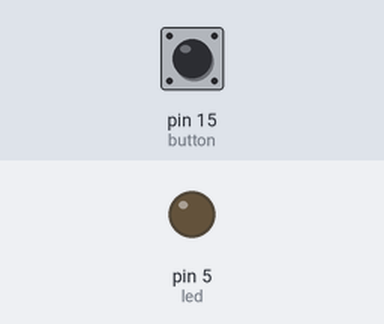
The program below on a simulated MicroPython board. On the bench: output pins drawn as LEDs (lit = HIGH). Inputs (shaded band) come from the test bench; at power-on: pin 15 (button) HIGH.

Above: at 1.2 s.
1.3 s: pin 15 (button) pulled LOW for 0.15 s
At 2.4 s:
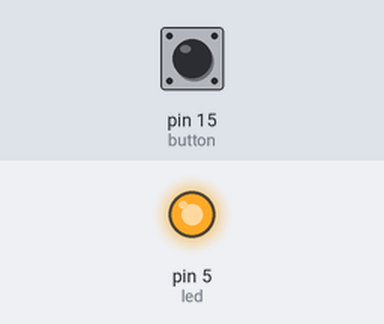
2.9 s: pin 15 (button) pulled LOW for 1 s
At 3.5 s:
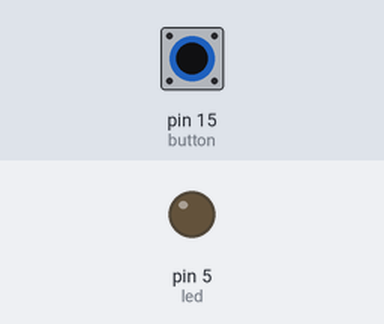
5.4 s: pin 15 (button) pulled LOW for 3.2 s
At 6.7 s:
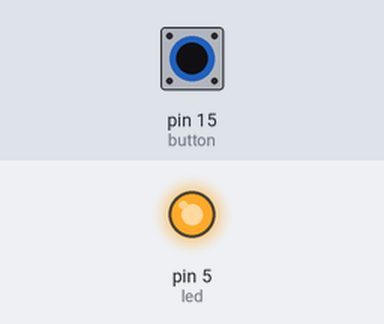
Timing chart, 0 to 8.4 s (numbered marks = the images above; inputs shaded):
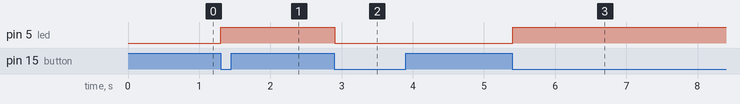

The program:

LED_toggle_With_Button.py
```python
from machine import Pin
from time import sleep

button = Pin(15, Pin.IN, Pin.PULL_UP)
led = Pin(5, Pin.OUT)

while True:
    first = button.value()
    sleep(0.01)
    second = button.value()

    if first and not second:
        # Toggle the LED
        led.value(not led.value())
```

Measured:
- after the input at 1.3 s, pin 5 (led): LOW → HIGH at once
- after the input at 2.9 s, pin 5 (led): HIGH → LOW at once
- after the input at 5.4 s, pin 5 (led): LOW → HIGH at once
